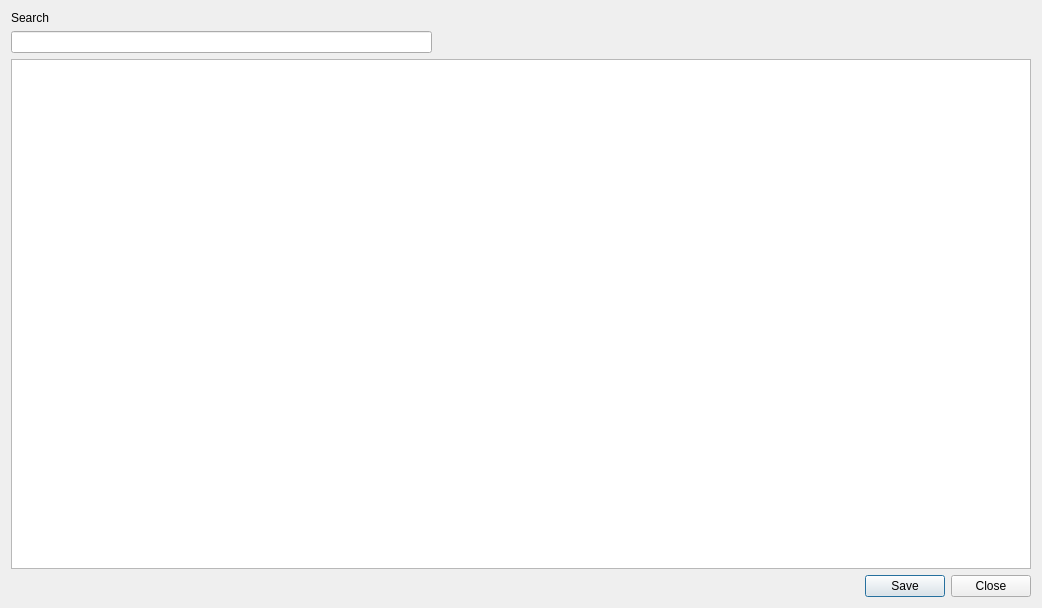
<?xml version="1.0" encoding="UTF-8"?>
<ui version="4.0">
 <class>reCssEditor</class>
 <widget class="QDialog" name="reCssEditor">
  <property name="geometry">
   <rect>
    <x>0</x>
    <y>0</y>
    <width>1042</width>
    <height>608</height>
   </rect>
  </property>
  <property name="windowTitle">
   <string>Live CSS Editor</string>
  </property>
  <layout class="QGridLayout" name="gridLayout">
   <item row="0" column="0">
    <widget class="QLabel" name="label">
     <property name="text">
      <string>Search</string>
     </property>
    </widget>
   </item>
   <item row="1" column="1">
    <spacer name="horizontalSpacer_2">
     <property name="orientation">
      <enum>Qt::Horizontal</enum>
     </property>
     <property name="sizeHint" stdset="0">
      <size>
       <width>421</width>
       <height>20</height>
      </size>
     </property>
    </spacer>
   </item>
   <item row="2" column="0" colspan="3">
    <widget class="QTextEdit" name="teCssEditor"/>
   </item>
   <item row="3" column="0" colspan="2">
    <spacer name="horizontalSpacer">
     <property name="orientation">
      <enum>Qt::Horizontal</enum>
     </property>
     <property name="sizeHint" stdset="0">
      <size>
       <width>855</width>
       <height>20</height>
      </size>
     </property>
    </spacer>
   </item>
   <item row="3" column="2">
    <layout class="QHBoxLayout" name="horizontalLayout">
     <item>
      <widget class="QPushButton" name="btnSave">
       <property name="text">
        <string>Save</string>
       </property>
      </widget>
     </item>
     <item>
      <widget class="QPushButton" name="btnClose">
       <property name="text">
        <string>Close</string>
       </property>
      </widget>
     </item>
    </layout>
   </item>
   <item row="1" column="0">
    <widget class="QLineEdit" name="searchText"/>
   </item>
  </layout>
 </widget>
 <resources/>
 <connections>
  <connection>
   <sender>btnClose</sender>
   <signal>clicked()</signal>
   <receiver>reCssEditor</receiver>
   <slot>reject()</slot>
   <hints>
    <hint type="sourcelabel">
     <x>336</x>
     <y>535</y>
    </hint>
    <hint type="destinationlabel">
     <x>432</x>
     <y>576</y>
    </hint>
   </hints>
  </connection>
 </connections>
</ui>
